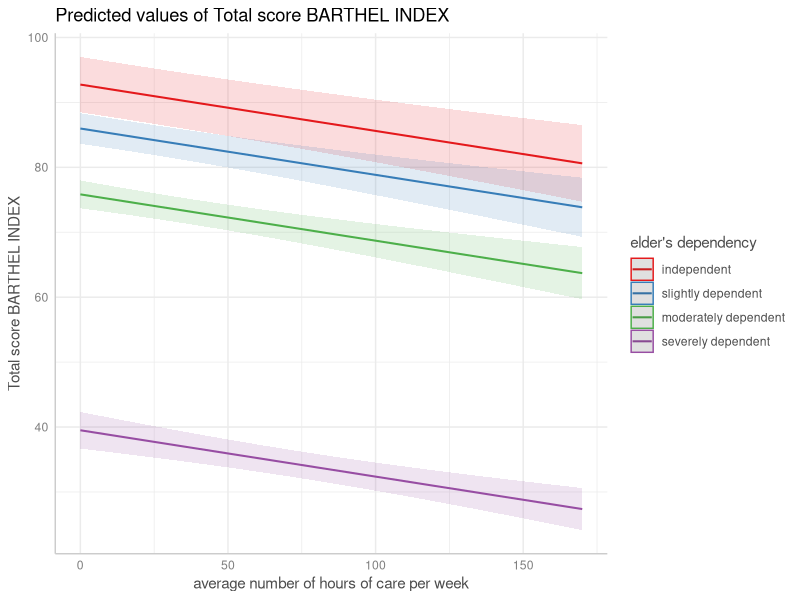

Here is the R script that generated this plot:
## ---- chunk 1
knitr::opts_chunk$set(collapse = TRUE, comment = "#>", dev = "png", fig.width = 7, fig.height = 3.5, message = FALSE, warning = FALSE)
options(width = 800)
## ---- chunk 2
library(ggeffects)
data(efc)
fit <- lm(barthtot ~ c12hour + neg_c_7, data = efc)

ggpredict(fit, terms = "c12hour")

ggemmeans(fit, terms = "c12hour")
## ---- chunk 3
library(sjmisc)
data(efc)
efc$e42dep <- to_label(efc$e42dep)
fit <- lm(barthtot ~ c12hour + neg_c_7 + e42dep, data = efc)

ggpredict(fit, terms = "c12hour")

ggemmeans(fit, terms = "c12hour")
## ---- chunk 4
ggpredict(fit, terms = "c12hour")

ggemmeans(fit, terms = "c12hour", condition = c(e42dep = "independent"))
## ---- chunk 5
ggemmeans(fit, terms = c("c12hour", "e42dep")) %>% plot()
